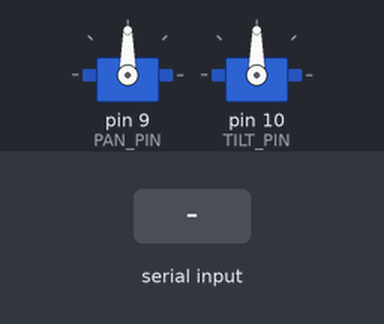
This sketch was run on a simulated Arduino Uno, built with avr-gcc and run on an emulated ATmega328P. Parts: 2 × servo. The inputs (shaded band) are chosen by the test bench.

Above: at 1.2 s.
1.3 s: "90,45\n" received over Serial
At 1.8 s:
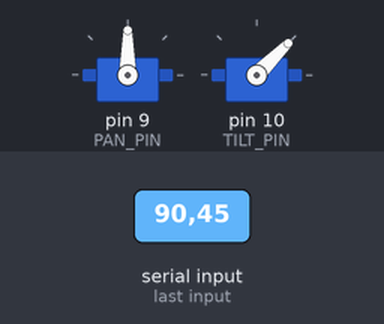
2.8 s: "30,150\n" received over Serial
At 4.0 s:
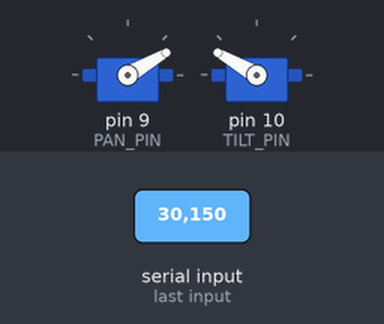
4.3 s: "1,90\n" received over Serial
At 5.3 s:
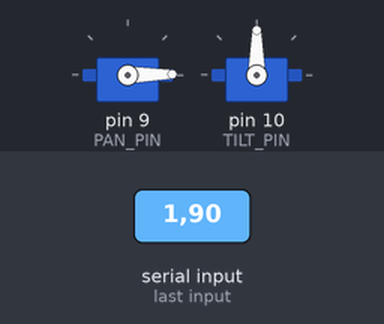
Timing chart, 0 to 7.3 s (numbered marks = the images above; inputs shaded):
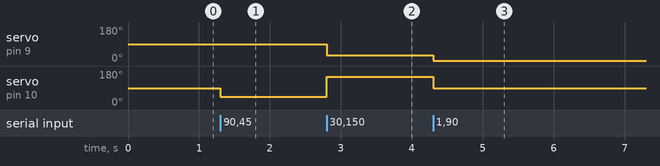

Measured:
- after the input at 1.3 s, servo on pin 10 (TILT_PIN): 90° → 45° at once
- after the input at 2.8 s, servo on pin 9 (PAN_PIN): 90° → 30° at once; servo on pin 10 (TILT_PIN): 45° → 150° at once
- after the input at 4.3 s, servo on pin 9 (PAN_PIN): 30° → 1° at once; servo on pin 10 (TILT_PIN): 150° → 90° at once

The sketch:

pan_tilt_control.ino
```cpp
/*
  Pan-Tilt Servo Controller
  --------------------------
  Receives lines like "90,120\n" over serial (pan,tilt angles in degrees)
  and moves two servos to match, with light smoothing on the Arduino side
  as a second layer of jitter protection (Python already smooths too).

  Wiring:
    Pan servo signal  -> Pin 9
    Tilt servo signal -> Pin 10
    Servo power (V+)  -> external 5V supply (NOT the Arduino 5V pin if
                         you have more than one servo or a heavier cam)
    Servo GND         -> common ground with Arduino GND
*/

#include <Servo.h>

Servo panServo;
Servo tiltServo;

const int PAN_PIN = 9;
const int TILT_PIN = 10;

float currentPan = 90;
float currentTilt = 90;
float targetPan = 90;
float targetTilt = 90;

const float SERVO_SMOOTHING = 0.6;  // 0-1, lower = smoother

String inputBuffer = "";

void setup() {
  Serial.begin(115200);
  panServo.attach(PAN_PIN);
  tiltServo.attach(TILT_PIN);

  panServo.write((int)currentPan);
  tiltServo.write((int)currentTilt);
}

void loop() {
  // Read incoming serial data line by line
  while (Serial.available() > 0) {
    char c = Serial.read();
    if (c == '\n') {
      parseCommand(inputBuffer);
      inputBuffer = "";
    } else {
      inputBuffer += c;
    }
  }

  // Smooth movement toward target each loop
  //currentPan += (targetPan - currentPan) * SERVO_SMOOTHING;
  //currentTilt += (targetTilt - currentTilt) * SERVO_SMOOTHING;

  //panServo.write((int)currentPan);
  //tiltServo.write((int)currentTilt);

  //delay(15);  // ~60Hz update loop
}

void parseCommand(String line) {
  int commaIndex = line.indexOf(',');
  if (commaIndex == -1) return;  // malformed line, ignore

  String panStr = line.substring(0, commaIndex);
  String tiltStr = line.substring(commaIndex + 1);

  int pan = panStr.toInt();
  int tilt = tiltStr.toInt();

  // Clamp to safe servo range
  pan = constrain(pan, 0, 180);
  tilt = constrain(tilt, 0, 180);

  //targetPan = pan;
  //targetTilt = tilt;
  panServo.write(pan);
  tiltServo.write(tilt);
}
```
